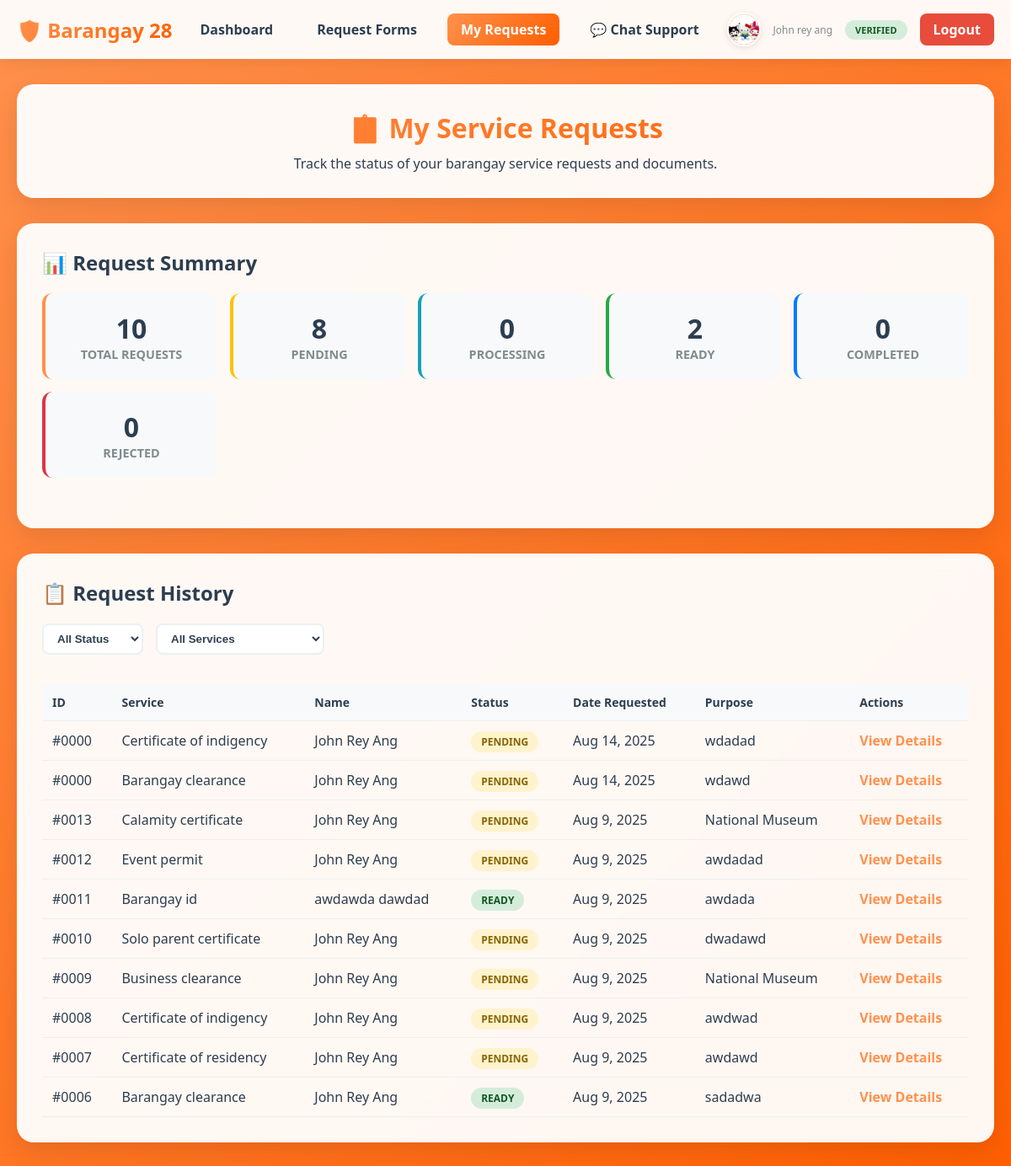
/user_requests.php (signed in), run on the app's committed database.
### tables this page shows
CREATE TABLE `users` (
  `id` int(11) NOT NULL,
  `first_name` varchar(100) NOT NULL,
  `middle_name` varchar(100) DEFAULT NULL,
  `last_name` varchar(100) NOT NULL,
  `mobile_number` varchar(15) NOT NULL,
  `city` varchar(100) NOT NULL,
  `barangay` varchar(100) NOT NULL,
  `email` varchar(255) NOT NULL,
  `profile_picture` varchar(500) DEFAULT NULL,
  `password` varchar(255) NOT NULL,
  `is_active` tinyint(1) DEFAULT 1,
  `status` enum('basic','verified') DEFAULT 'basic',
  `created_at` timestamp NULL DEFAULT current_timestamp(),
  `updated_at` timestamp NULL DEFAULT current_timestamp() ON UPDATE current_timestamp()
);

CREATE TABLE `barangay_requests` (
  `id` int(11) NOT NULL,
  `user_id` int(11) NOT NULL,
  `service_type` enum('barangay_clearance','certificate_of_residency','certificate_of_indigency','business_clearance','solo_parent_certificate','barangay_id','event_permit','calamity_certificate') NOT NULL,
  `surname` varchar(100) NOT NULL,
  `given_name` varchar(100) NOT NULL,
  `middle_name` varchar(100) DEFAULT NULL,
  `birthdate` date NOT NULL,
  `address` text NOT NULL,
  `contact_number` varchar(15) NOT NULL,
  `purpose` varchar(255) NOT NULL,
  `additional_info` text DEFAULT NULL,
  `status` enum('pending','processing','ready','completed','rejected') DEFAULT 'pending',
  `admin_notes` text DEFAULT NULL,
  `assigned_admin_id` int(11) DEFAULT NULL,
  `created_at` timestamp NULL DEFAULT current_timestamp(),
  `updated_at` timestamp NULL DEFAULT current_timestamp() ON UPDATE current_timestamp(),
  `processed_at` timestamp NULL DEFAULT NULL,
  `completed_at` timestamp NULL DEFAULT NULL,
  `event_date` date DEFAULT NULL,
  `uploaded_files` longtext DEFAULT NULL
);

### user_requests.php (the view, shortened to what this page needs)
<?php
require_once 'config.php';
try {
    $stmt = $pdo->prepare("
        SELECT status, is_active, barangay, first_name, last_name, profile_picture
        FROM users
        WHERE id = ?
    ");
    $stmt->execute([$_SESSION['user_id']]);
    $user_data = $stmt->fetch(PDO::FETCH_ASSOC);
    $user_status   = $user_data['status'];
    $user_barangay = $user_data['barangay'];
    $first_name    = $user_data['first_name'];
    $last_name     = $user_data['last_name'];
    $profile_picture = $user_data['profile_picture'];
} catch (Exception $e) {
    session_destroy();
    header("Location: user_login.php");
    exit();
}
$user_requests = [];
try {
    $stmt = $pdo->prepare("
        SELECT * FROM barangay_requests
        WHERE user_id = ?
        ORDER BY created_at DESC
    ");
    $stmt->execute([$_SESSION['user_id']]);
    $user_requests = $stmt->fetchAll(PDO::FETCH_ASSOC);
} catch (Exception $e) {
    $user_requests = [];
}
$requests_per_page = 10;
$current_page = isset($_GET['page']) ? max(1, intval($_GET['page'])) : 1;
$offset = ($current_page - 1) * $requests_per_page;
$paginated_requests = array_slice($user_requests, $offset, $requests_per_page);
?>
<!DOCTYPE html>
<html lang="en">
<head>
</head>
<body>
    <nav class="navbar">
        <div class="nav-container">
            <div class="logo">🛡️ Barangay <?php echo htmlspecialchars($user_barangay); ?></div>
            <div class="nav-links">
                <a href="user_dashboard.php" class="nav-link">Dashboard</a>
                <?php if ($user_status === 'verified'): ?>
                    <a href="user_forms.php" class="nav-link">Request Forms</a>
                <?php endif; ?>
                <a href="user_requests.php" class="nav-link active">My Requests</a>
                <a href="user.php" class="nav-link">💬 Chat Support</a>
            </div>
            <div class="user-info">
                <a href="user_edit.php" class="user-avatar" title="Edit Profile">
                    <?php if (!empty($profile_picture) && file_exists($profile_picture)): ?>
                        <img src="<?php echo htmlspecialchars($profile_picture); ?>" alt="Profile Picture">
                    <?php else: ?>
                        <span class="user-avatar-initial"><?php echo strtoupper($first_name[0]); ?></span>
                    <?php endif; ?>
                </a>
                <div>
                    <div style="font-size: 12px; color: #7f8c8d;">
                        <?php echo $first_name . " " . $last_name; ?>
                    </div>
                </div>
                <div class="user-status status-<?php echo $user_status; ?>">
                    <?php echo ucfirst($user_status); ?>
                </div>
                <a href="logout.php" class="logout-btn" onclick="return confirm('Are you sure you want to logout?')">Logout</a>
            </div>
        </div>
    </nav>
    <div class="container">
        <div class="page-header">
            <h1 class="page-title">📋 My Service Requests</h1>
            <p>Track the status of your barangay service requests and documents.</p>
        </div>
        <?php if ($user_status === 'basic'): ?>
            <div class="access-restriction">
                🔒 <strong>Account Verification Required</strong><br>
                You need to verify your account to submit and view service requests.
                <a href="verification.php" class="verification-btn">Get Verified Now</a>
            </div>
        <?php else: ?>
            <div class="requests-section">
                <h2 class="section-title">📊 Request Summary</h2>
                <?php
                $stats = [
                    'total' => count($user_requests),
                    'pending' => 0,
                    'processing' => 0,
                    'ready' => 0,
                    'completed' => 0,
                    'rejected' => 0
                ];
                foreach ($user_requests as $request) {
                    if (isset($stats[$request['status']])) {
                        $stats[$request['status']]++;
                    }
                }
                ?>
                <div class="requests-stats">
                    <div class="stat-card total">
                        <div class="stat-number"><?php echo $stats['total']; ?></div>
                        <div class="stat-label">Total Requests</div>
                    </div>
                    <div class="stat-card pending">
                        <div class="stat-number"><?php echo $stats['pending']; ?></div>
                        <div class="stat-label">Pending</div>
                    </div>
                    <div class="stat-card processing">
                        <div class="stat-number"><?php echo $stats['processing']; ?></div>
                        <div class="stat-label">Processing</div>
                    </div>
                    <div class="stat-card ready">
                        <div class="stat-number"><?php echo $stats['ready']; ?></div>
                        <div class="stat-label">Ready</div>
                    </div>
                    <div class="stat-card completed">
                        <div class="stat-number"><?php echo $stats['completed']; ?></div>
                        <div class="stat-label">Completed</div>
                    </div>
                    <div class="stat-card rejected">
                        <div class="stat-number"><?php echo $stats['rejected']; ?></div>
                        <div class="stat-label">Rejected</div>
                    </div>
                </div>
            </div>
            <div class="requests-section">
                <h2 class="section-title">📋 Request History</h2>
                <?php if (empty($user_requests)): ?>
                    <div class="no-requests">
                        <div class="no-requests-icon">📝</div>
                        <h3>No Requests Yet</h3>
                        <p>You haven't submitted any service requests yet.</p>
                        <a href="user_forms.php" class="action-btn">Submit Your First Request</a>
                    </div>
                <?php else: ?>
                    <div class="filter-section">
                        <select class="filter-select" id="statusFilter">
                            <option value="">All Status</option>
                        </select>
                        <select class="filter-select" id="serviceFilter">
                            <option value="">All Services</option>
                        </select>
                    </div>
                    <div style="overflow-x: auto;">
                        <table class="requests-table" id="requestsTable">
                            <thead>
                                <tr>
                                    <th>ID</th>
                                    <th>Service</th>
                                    <th>Name</th>
                                    <th>Status</th>
                                    <th>Date Requested</th>
                                    <th>Purpose</th>
                                    <th>Actions</th>
                                </tr>
                            </thead>
                            <tbody>
                                <?php foreach ($paginated_requests as $request): ?>
                                    <tr data-status="<?php echo $request['status']; ?>" data-service="<?php echo $request['service_type']; ?>">
                                        <td>#<?php echo str_pad($request['id'], 4, '0', STR_PAD_LEFT); ?></td>
                                        <td><?php echo ucfirst(str_replace('_', ' ', $request['service_type'])); ?></td>
                                        <td><?php echo htmlspecialchars($request['given_name'] . ' ' . $request['surname']); ?></td>
                                        <td>
                                            <span class="status-badge status-<?php echo $request['status']; ?>">
                                                <?php echo ucfirst($request['status']); ?>
                                            </span>
                                        </td>
                                        <td><?php echo date('M j, Y', strtotime($request['created_at'])); ?></td>
                                        <td><?php echo htmlspecialchars($request['purpose']); ?></td>
                                        <td>
                                            <a href="request_details.php?id=<?php echo $request['id']; ?>"
                                               style="color: #ff914d; text-decoration: none; font-weight: 600;">View Details</a>
                                        </td>
                                    </tr>
                                <?php endforeach; ?>
                            </tbody>
                        </table>
                    </div>
                <?php endif; ?>
            </div>
        <?php endif; ?>
    </div>
</body>
</html>

### user_requests.php (style rules this page uses)
* { margin: 0; padding: 0; box-sizing: border-box; }
body { font-family: 'Segoe UI', Tahoma, Geneva, Verdana, sans-serif; background: linear-gradient(135deg, #ff914d 0%, #ff5e00 100%); min-height: 100vh; color: #2c3e50; }
.navbar { background: rgba(255, 255, 255, 0.95); backdrop-filter: blur(20px); padding: 15px 0; box-shadow: 0 2px 20px rgba(0, 0, 0, 0.1); position: sticky; top: 0; z-index: 1000; }
.nav-container { max-width: 1400px; margin: 0 auto; display: flex; justify-content: space-between; align-items: center; padding: 0 20px; }
.nav-links { display: flex; gap: 20px; align-items: center; }
.nav-link { color: #2c3e50; text-decoration: none; font-weight: 600; padding: 8px 16px; border-radius: 8px; transition: all 0.3s ease; }
.nav-link.active { background: linear-gradient(135deg, #ff914d, #ff5e00); color: white; }
.logo { font-size: 1.5rem; font-weight: 700; background: linear-gradient(135deg, #ff914d, #ff5e00); -webkit-background-clip: text; -webkit-text-fill-color: transparent; background-clip: text; }
.user-info { display: flex; align-items: center; gap: 15px; }
.user-avatar { width: 40px; height: 40px; background: linear-gradient(135deg, #ff914d, #ff5e00); color: white; border-radius: 50%; display: flex; align-items: center; justify-content: center; font-weight: 600; cursor: pointer; transition: all 0.3s ease; text-decoration: none; position: relative; overflow: hidden; border: 2px solid white; box-shadow: 0 2px 8px rgba(0, 0, 0, 0.1); }
.user-avatar img { width: 100%; height: 100%; object-fit: cover; border-radius: 50%; }
.user-avatar::after { content: "✏️"; position: absolute; bottom: -2px; right: -2px; font-size: 12px; background: white; border-radius: 50%; width: 16px; height: 16px; display: flex; align-items: center; justify-content: center; opacity: 0; transition: all 0.3s ease; box-shadow: 0 2px 5px rgba(0, 0, 0, 0.2); }
.user-status { padding: 4px 12px; border-radius: 15px; font-size: 11px; font-weight: 600; text-transform: uppercase; }
.status-verified { background: #d4edda; color: #155724; }
.logout-btn { background: #e74c3c; color: white; padding: 8px 16px; border: none; border-radius: 8px; text-decoration: none; font-weight: 600; transition: all 0.3s ease; }
.container { max-width: 1400px; margin: 0 auto; padding: 30px 20px; }
.page-header { background: rgba(255, 255, 255, 0.95); backdrop-filter: blur(20px); border-radius: 20px; padding: 30px; margin-bottom: 30px; box-shadow: 0 10px 30px rgba(0, 0, 0, 0.1); text-align: center; }
.page-title { font-size: 2rem; margin-bottom: 10px; background: linear-gradient(135deg, #ff914d, #ff5e00); -webkit-background-clip: text; -webkit-text-fill-color: transparent; background-clip: text; }
.requests-section { background: rgba(255, 255, 255, 0.95); backdrop-filter: blur(20px); border-radius: 20px; padding: 30px; box-shadow: 0 10px 30px rgba(0, 0, 0, 0.1); margin-bottom: 30px; }
.section-title { font-size: 1.5rem; margin-bottom: 20px; color: #2c3e50; display: flex; align-items: center; gap: 10px; }
.requests-stats { display: grid; grid-template-columns: repeat(auto-fit, minmax(200px, 1fr)); gap: 15px; margin-bottom: 30px; }
.stat-card { background: #f8f9fa; padding: 20px; border-radius: 12px; text-align: center; border-left: 4px solid; }
.stat-card.total { border-color: #ff914d; }
.stat-card.pending { border-color: #ffc107; }
.stat-card.processing { border-color: #17a2b8; }
.stat-card.ready { border-color: #28a745; }
.stat-card.completed { border-color: #007bff; }
.stat-card.rejected { border-color: #dc3545; }
.stat-number { font-size: 2rem; font-weight: 700; color: #2c3e50; }
.stat-label { font-size: 0.9rem; color: #7f8c8d; text-transform: uppercase; font-weight: 600; }
.requests-table { width: 100%; border-collapse: collapse; margin-top: 15px; }
.requests-table th, .requests-table td { padding: 12px; text-align: left; border-bottom: 1px solid #ecf0f1; }
.requests-table th { background: #f8f9fa; font-weight: 600; color: #2c3e50; font-size: 14px; }
.status-badge { padding: 4px 12px; border-radius: 20px; font-size: 12px; font-weight: 600; text-transform: uppercase; }
.status-pending { background: #fff3cd; color: #856404; }
.status-ready { background: #d4edda; color: #155724; }
.filter-section { display: flex; gap: 15px; margin-bottom: 20px; flex-wrap: wrap; align-items: center; }
.filter-select { padding: 8px 12px; border: 2px solid #ecf0f1; border-radius: 8px; background: white; color: #2c3e50; font-weight: 600; }

### data on the page
users: barangay "28", profile_picture (picture), first_name "John rey", last_name "ang", status "VERIFIED"
barangay_requests: id "0000", service_type "Certificate of indigency", given_name+surname "John Rey Ang", status "PENDING", created_at "Aug 14, 2025", purpose "wdadad"
barangay_requests: id "0000", service_type "Barangay clearance", given_name+surname "John Rey Ang", status "PENDING", created_at "Aug 14, 2025", purpose "wdawd"
barangay_requests: id "0013", service_type "Calamity certificate", given_name+surname "John Rey Ang", status "PENDING", created_at "Aug 9, 2025", purpose "National Museum"
barangay_requests: id "0012", service_type "Event permit", given_name+surname "John Rey Ang", status "PENDING", created_at "Aug 9, 2025", purpose "awdadad"
barangay_requests: id "0011", service_type "Barangay id", given_name+surname "awdawda dawdad", status "READY", created_at "Aug 9, 2025", purpose "awdada"
barangay_requests: id "0010", service_type "Solo parent certificate", given_name+surname "John Rey Ang", status "PENDING", created_at "Aug 9, 2025", purpose "dwadawd"
barangay_requests: id "0009", service_type "Business clearance", given_name+surname "John Rey Ang", status "PENDING", created_at "Aug 9, 2025", purpose "National Museum"
barangay_requests: id "0008", service_type "Certificate of indigency", given_name+surname "John Rey Ang", status "PENDING", created_at "Aug 9, 2025", purpose "awdwad"
barangay_requests: id "0007", service_type "Certificate of residency", given_name+surname "John Rey Ang", status "PENDING", created_at "Aug 9, 2025", purpose "awdawd"
barangay_requests: id "0006", service_type "Barangay clearance", given_name+surname "John Rey Ang", status "READY", created_at "Aug 9, 2025", purpose "sadadwa"

### other printed values
$stats['total'] "10"
$stats['pending'] "8"
$stats['processing'] "0"
$stats['ready'] "2"
$stats['completed'] "0"
$stats['rejected'] "0"
